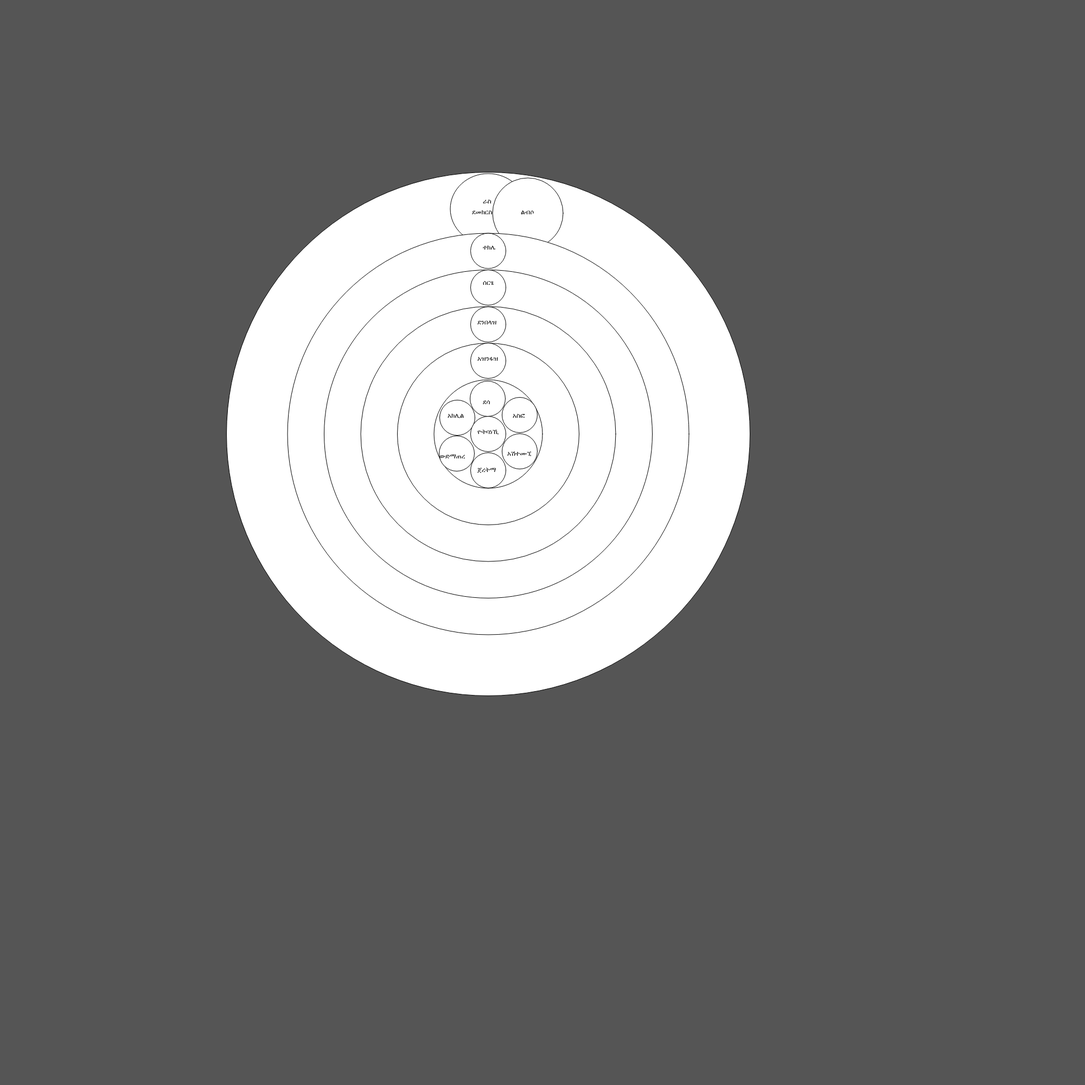
Frame 1 (no input)
Frame 60 (no input): identical to frame 1, image omitted
Frame 120 (the mouse pressed at the canvas centre since frame 60): identical to frame 1, image omitted

The p5.js sketch that drew this single still picture (run headless with seeded random() and noise() and a simulated clock; from frame 60 on, the mouse is pressed at the canvas centre):

// p5.js sketch
// ── sketch.js
// Family Tree
var Genx = 0;
var Geny = 0;
var x = 0;
var y = 0;
 var z = 135;

function setup() {

  createCanvas(2000, 2000);
}

function draw() {
  
  var xx = 600;
  var yy = 500;
  var xgen = 65;
  var ygen = 65;
 

  background(85);
  
  xx = xx + 300;
  yy = yy + 300;

  /*
  Gen9(xx, yy, xgen, ygen);
  Gen8(xx, yy, xgen, ygen);
  Gen7(xx, yy, xgen, ygen);
  
  

  
  // ellipse(x, y, Genx+760, Geny+760);
  */

  ellipse( xx, yy, xgen + ( z * 6) , ygen + ( z * 6 ) );
  Gen6(xx, yy, xgen, ygen);

  ellipse( xx, yy, xgen + ( z * 5) , ygen + ( z * 5 ) );
  Gen5(xx, yy, xgen, ygen);
  
  ellipse( xx, yy, xgen + ( z * 4) , ygen + ( z * 4 ) );
  Gen4( xx, yy, xgen, ygen );

  ellipse( xx, yy, xgen + ( z * 3 ), ygen + ( z * 3 ) );
  Gen3( xx, yy, xgen, ygen );

  ellipse( xx, yy, xgen + ( z * 2 ), ygen + ( z * 2 ) );
  Gen2( xx, yy, xgen, ygen ); 

  ellipse( xx, yy, xgen + z, ygen + z ); // 7 bet circle
  Gen1( xx, yy, xgen, ygen ); // Gen 1
  
  ellipse( xx, yy, xgen, ygen ); 
  Gen0( xx, yy, xgen, ygen );   // Gen 0

}

// Gen 0
function Gen0(x, y, Genx, Geny) {
  
  text('ዮትባነኺ', x-20, y);
}

// Gen 1
function Gen1(x, y, Genx, Geny) {
  
  ellipse(x-1, y-65, Genx, Geny); 
  text('ደሳ', x-10, y-55);

  ellipse(x-57, y-30, Genx, Geny);
  text('አክሊል', x-75, y-30);

  ellipse(x-58, y+36, Genx, Geny);
  text('ውድማጠረ', x-90, y+45);

  ellipse(x, y+67, Genx, Geny);
  text('ጀረትማ', x-20, y+70);

  ellipse(x+58, y+32, Genx, Geny);
  text('አሽተሙኚ', x+35, y+40);

  ellipse(x+58, y-35, Genx, Geny);
  text('አስፎ', x+45, y-30);
  
}

// Gen 2
function Gen2(x, y, Genx, Geny) {
  
  ellipse( x , y - z , Genx , Geny );
  text( 'አዝንፋዝ' , x - 20 , y - z );

}

// Gen 3
function Gen3(x, y, Genx, Geny) {
  
  ellipse(x, y - ( z + 67 ) , Genx , Geny );
  text('ደንበላዝ', x - 20 , y - (z + 67) );
}

// Gen 4
function Gen4(x, y, Genx, Geny) {
  
  ellipse(x, y - ( z * 2), Genx, Geny);
  text('ሰርፄ', x-10, y-275);
}

// Gen 5
function Gen5(x, y, Genx, Geny) {
  
  ellipse(x, y - ( z * 2.5 ), Genx, Geny);
  text('ተክሌ', x-10, y-340);

}

// Gen 6 
function Gen6(x, y, Genx, Geny) {
  ellipse(x, y, Genx+900, Geny+900);
  
  ellipse(x, y-415, Genx+75, Geny+65);
  text('ራስ', x-10, y-425);
  text('ደመክርስቶስ', x-30, y-405);

  ellipse(x+73, y-407, Genx+65, Geny+65);
  text('ልብሶ', x+60, y-405);
  
}

// Gen 7
function Gen7(x, y, Genx, Geny) {
  ellipse(x, y, Genx+1040, Geny+1040);
  
  ellipse(x, y-485, Genx+65, Geny+65);
  text('አንበሳ', x-20, y-480);

  ellipse(x+67, y-479, Genx+65, Geny+65);
  text('አባሎ', x+58, y-480);

}

// Gen 8
function Gen8(x, y, Genx, Geny) {
  ellipse(x, y, Genx+1180, Geny+1180);
  
  ellipse(x, y-555, Genx+65, Geny+65);
  text('መንደል', x-20, y-555);

  ellipse(x+67, y-550, Genx+65, Geny+65);
  text('ዥርገራድ', x+40, y-550);

}

// Gen 9
function Gen9(x, y, Genx, Geny) {
  ellipse(x, y, Genx+1320, Geny+1320);
  
  ellipse(x, y-45, Genx+95, Geny+65);
  //text('መንደል', x-20, y-45);

  //ellipse(x+100, y-255, Genx+75, Geny+65);
  //text('ዥርገራድ', x+80, y-45);
}
